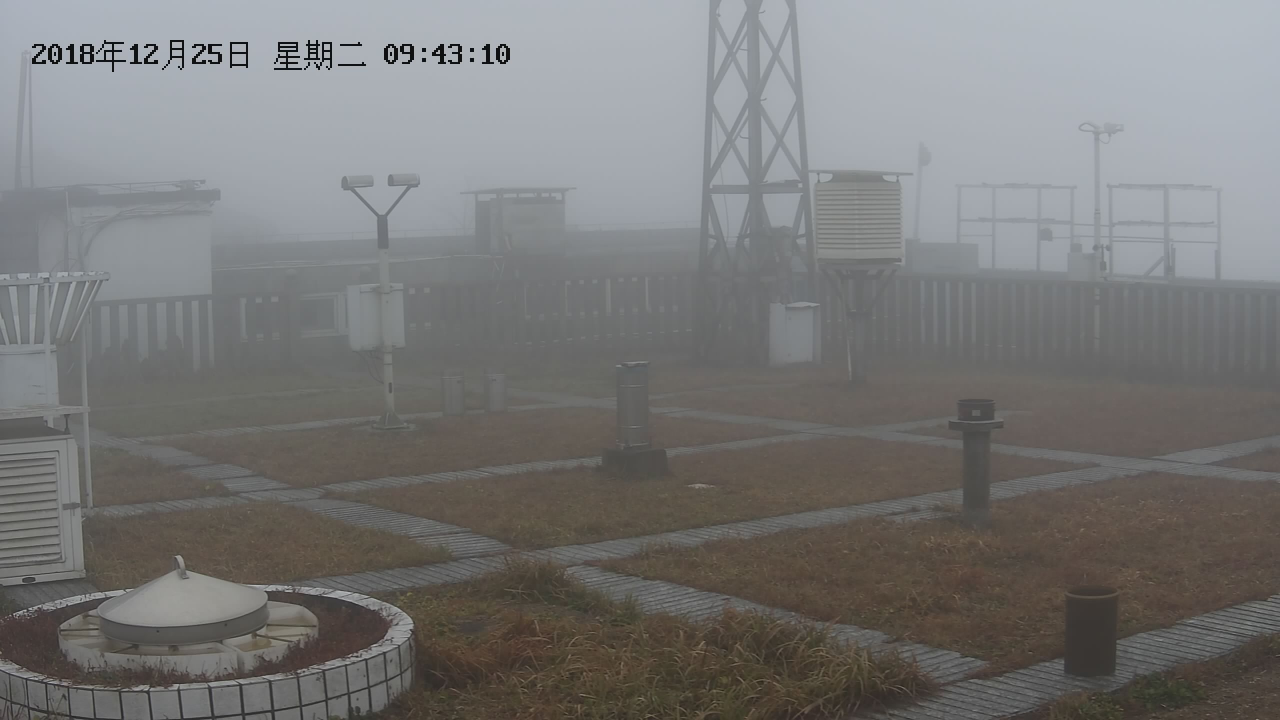
#> input picture test.jpg, 2560 x 1440 px (shown at 1/2 size); its folder holds only this picture in this run
$ python -i tarel.py   (imports and definitions only)
#> lines starting #> are read from the running program, lines starting #| are printed output that depends on the picture
#> further down, picture is the input picture: shape (1440, 2560, 3); mean B, G, R 119.5, 120.2, 120.6
# 基于 Tarel 提出的中值滤波的图像去雾方法

# 基本方法是基于中值滤波估计尘雾浓度，利用大气散射模型恢复无雾的图像
# 使用白平衡方法对含雾图像进行预处理

import PIL.Image
import PIL.ImageFilter
import cv2
import numpy as np
import PIL
import os

# 处理白平衡
def white_balance(image):
    r, g, b = cv2.split(image)  # 读取图像的三个通道
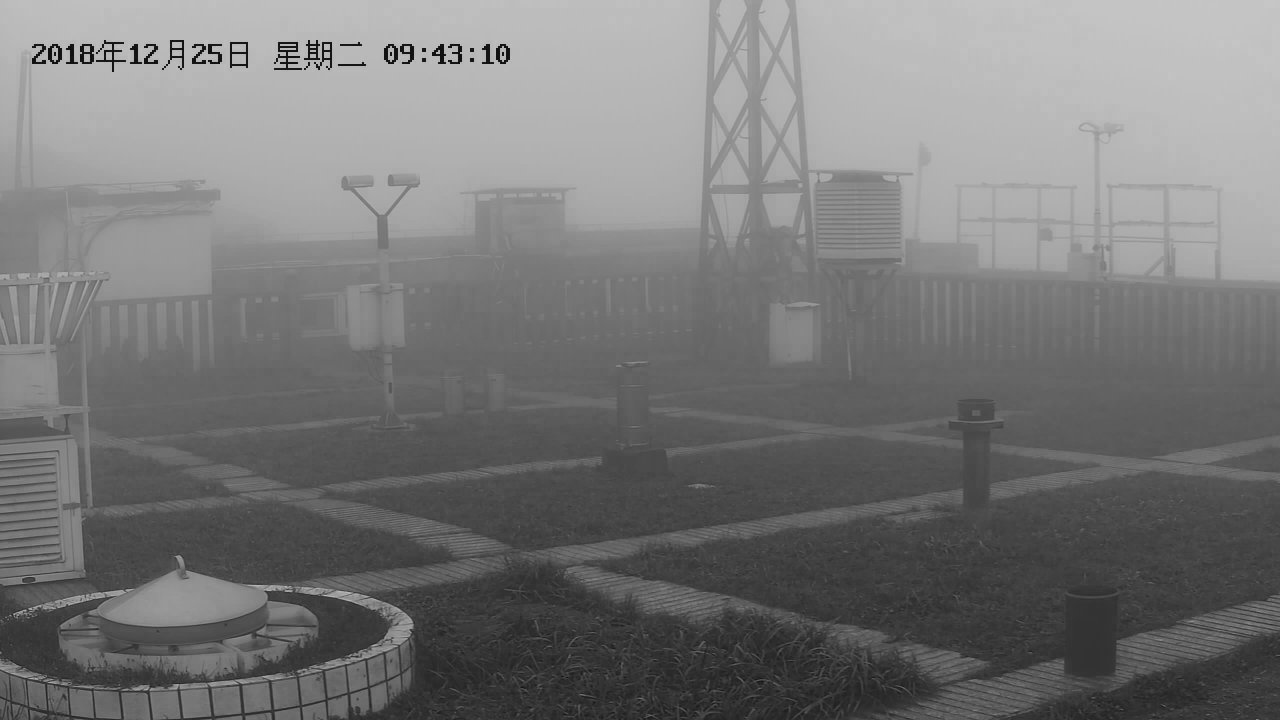
#> r: shape (1440, 2560) (shown at 1/2 size); min 0, max 206, mean 119.5
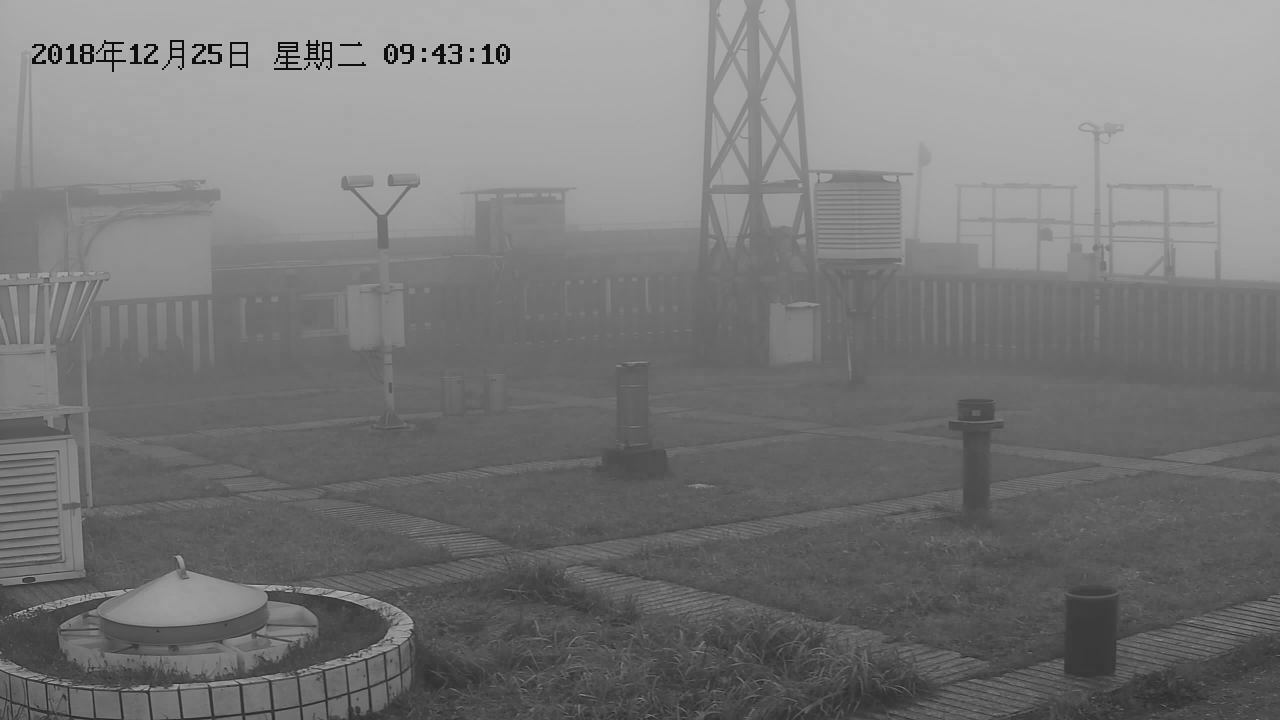
#> b: shape (1440, 2560) (shown at 1/2 size); min 0, max 204, mean 120.6
    r_average = cv2.mean(r)[0]  # 红色通道平均值
#> r_average = 119.5
    g_average = cv2.mean(g)[0]  # 绿色通道平均值
#> g_average = 120.2
    b_average = cv2.mean(b)[0]  # 蓝色通道平均值
#> b_average = 120.6
    k = (r_average + g_average + b_average) / 3
#> k = 120.1
    kr = k / r_average  # 红色通道所占增益
#> kr = 1.01
    kg = k / g_average  # 绿色通道所占增益
#> kg = 0.999
    kb = k / b_average  # 蓝色通道所占增益
#> kb = 0.996
    # 给三种颜色通道增加权重
    r = cv2.addWeighted(src1=r, alpha=kr, src2=0, beta=0, gamma=0)
    g = cv2.addWeighted(src1=g, alpha=kg, src2=0, beta=0, gamma=0)
    b = cv2.addWeighted(src1=b, alpha=kb, src2=0, beta=0, gamma=0)
    balance_image = cv2.merge([b, g, r])
    return balance_image


# 处理暗通道
def get_dark_channel(image, block_size, rgb_atoms):
    image_gray = np.float64(image)
    min_image = get_min_channel(image, rgb_atoms)
    image = PIL.Image.fromarray(min_image)
    image = image.filter(PIL.ImageFilter.MinFilter(block_size))
    dark_channel = np.asarray(image, dtype=np.float64)
    return dark_channel


# 获取最小灰度图
def get_min_channel(image):
    image_gray = np.zeros((image.shape[0], image.shape[1]), np.float32)
    for i in range(0, image.shape[0]):
        for j in range(0, image.shape[1]):
            local_min = 255
            for k in range(0, 2):
                if image.item((i, j, k)) < local_min:
                    local_min = image.item((i, j, k))
            image_gray[i, j] = local_min
    return image_gray


# 窗口显示
def cv_display(name, image):
    cv2.imshow(name, image)
    cv2.waitKey(0)
    cv2.destroyAllWindows()


# 测试图像位置
test_image_path = r'/Users/rainchen/Coding/DHA-Quality-Evaluation/sample-image/single_image'
# [1 line that did not run here, left out]

s_v = 41  # 中值滤波器的尺寸大小
p = 0.95  # 天空光比例的大小

# [38 lines not run here, left out]

>>> import cv2
>>> picture = cv2.imread('test.jpg')
>>> result = white_balance(picture)
